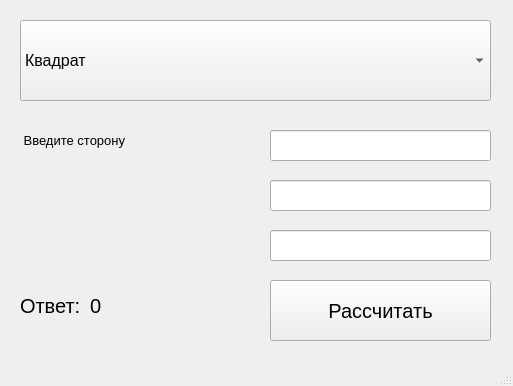
<?xml version="1.0" encoding="UTF-8"?>
<ui version="4.0">
 <class>MainWindow</class>
 <widget class="QMainWindow" name="MainWindow">
  <property name="geometry">
   <rect>
    <x>0</x>
    <y>0</y>
    <width>513</width>
    <height>386</height>
   </rect>
  </property>
  <property name="windowTitle">
   <string>Калькулятор площадей </string>
  </property>
  <widget class="QWidget" name="centralwidget">
   <widget class="QComboBox" name="comboBox">
    <property name="geometry">
     <rect>
      <x>20</x>
      <y>20</y>
      <width>471</width>
      <height>81</height>
     </rect>
    </property>
    <property name="font">
     <font>
      <pointsize>12</pointsize>
     </font>
    </property>
    <item>
     <property name="text">
      <string>Квадрат</string>
     </property>
    </item>
    <item>
     <property name="text">
      <string>Круг</string>
     </property>
    </item>
    <item>
     <property name="text">
      <string>Овал</string>
     </property>
    </item>
    <item>
     <property name="text">
      <string>Прямоугольник</string>
     </property>
    </item>
    <item>
     <property name="text">
      <string>Треугольник</string>
     </property>
    </item>
    <item>
     <property name="text">
      <string>Ромб</string>
     </property>
    </item>
    <item>
     <property name="text">
      <string>Параллелограмм</string>
     </property>
    </item>
    <item>
     <property name="text">
      <string>Трапеция</string>
     </property>
    </item>
    <item>
     <property name="text">
      <string>Куб</string>
     </property>
    </item>
    <item>
     <property name="text">
      <string>Пирамида</string>
     </property>
    </item>
    <item>
     <property name="text">
      <string>Шар</string>
     </property>
    </item>
    <item>
     <property name="text">
      <string>Параллелепипед</string>
     </property>
    </item>
    <item>
     <property name="text">
      <string>Конус</string>
     </property>
    </item>
    <item>
     <property name="text">
      <string>Цилиндр </string>
     </property>
    </item>
   </widget>
   <widget class="QLineEdit" name="line3">
    <property name="geometry">
     <rect>
      <x>270</x>
      <y>230</y>
      <width>221</width>
      <height>31</height>
     </rect>
    </property>
   </widget>
   <widget class="QLineEdit" name="line2">
    <property name="geometry">
     <rect>
      <x>270</x>
      <y>180</y>
      <width>221</width>
      <height>31</height>
     </rect>
    </property>
   </widget>
   <widget class="QLineEdit" name="line1">
    <property name="geometry">
     <rect>
      <x>270</x>
      <y>130</y>
      <width>221</width>
      <height>31</height>
     </rect>
    </property>
   </widget>
   <widget class="QLabel" name="textB">
    <property name="geometry">
     <rect>
      <x>20</x>
      <y>180</y>
      <width>231</width>
      <height>31</height>
     </rect>
    </property>
    <property name="font">
     <font>
      <pointsize>10</pointsize>
     </font>
    </property>
    <property name="text">
     <string> </string>
    </property>
   </widget>
   <widget class="QLabel" name="textC">
    <property name="geometry">
     <rect>
      <x>20</x>
      <y>230</y>
      <width>231</width>
      <height>31</height>
     </rect>
    </property>
    <property name="font">
     <font>
      <pointsize>10</pointsize>
     </font>
    </property>
    <property name="text">
     <string> </string>
    </property>
   </widget>
   <widget class="QLabel" name="textA">
    <property name="geometry">
     <rect>
      <x>20</x>
      <y>120</y>
      <width>231</width>
      <height>41</height>
     </rect>
    </property>
    <property name="font">
     <font>
      <pointsize>10</pointsize>
     </font>
    </property>
    <property name="text">
     <string> Введите сторону</string>
    </property>
   </widget>
   <widget class="QPushButton" name="pushButton">
    <property name="geometry">
     <rect>
      <x>270</x>
      <y>280</y>
      <width>221</width>
      <height>61</height>
     </rect>
    </property>
    <property name="font">
     <font>
      <pointsize>15</pointsize>
     </font>
    </property>
    <property name="text">
     <string>Рассчитать</string>
    </property>
   </widget>
   <widget class="QLabel" name="answer">
    <property name="geometry">
     <rect>
      <x>90</x>
      <y>270</y>
      <width>131</width>
      <height>71</height>
     </rect>
    </property>
    <property name="font">
     <font>
      <pointsize>15</pointsize>
     </font>
    </property>
    <property name="text">
     <string>0</string>
    </property>
   </widget>
   <widget class="QLabel" name="label">
    <property name="geometry">
     <rect>
      <x>20</x>
      <y>280</y>
      <width>101</width>
      <height>51</height>
     </rect>
    </property>
    <property name="font">
     <font>
      <pointsize>15</pointsize>
     </font>
    </property>
    <property name="text">
     <string>Ответ:</string>
    </property>
   </widget>
  </widget>
  <widget class="QStatusBar" name="statusbar"/>
 </widget>
 <resources/>
 <connections/>
</ui>
